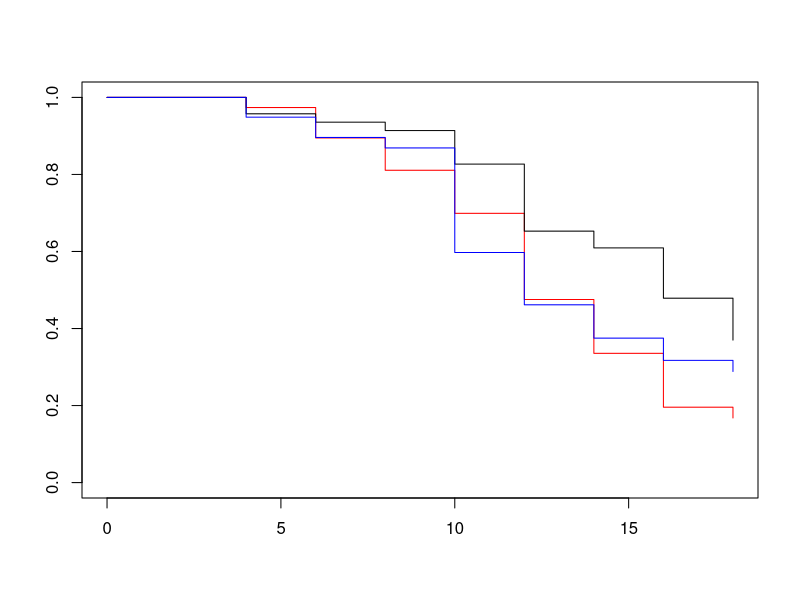
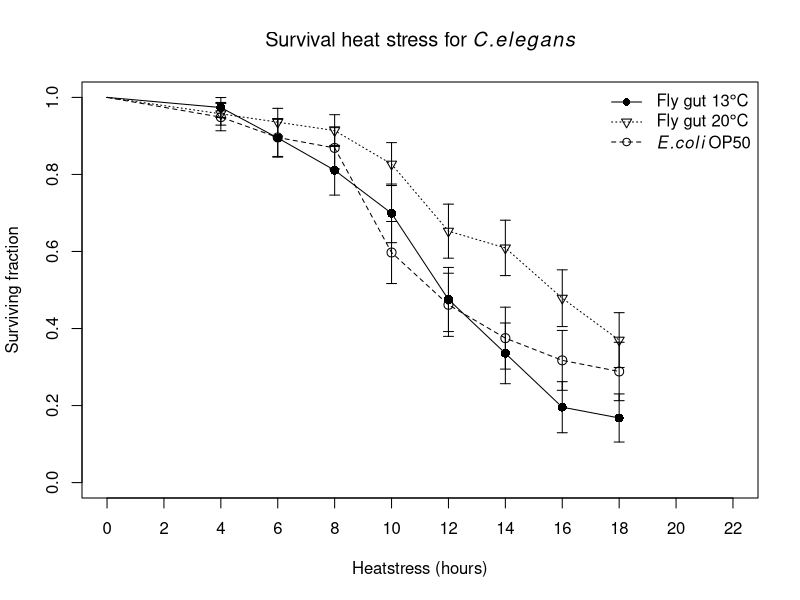
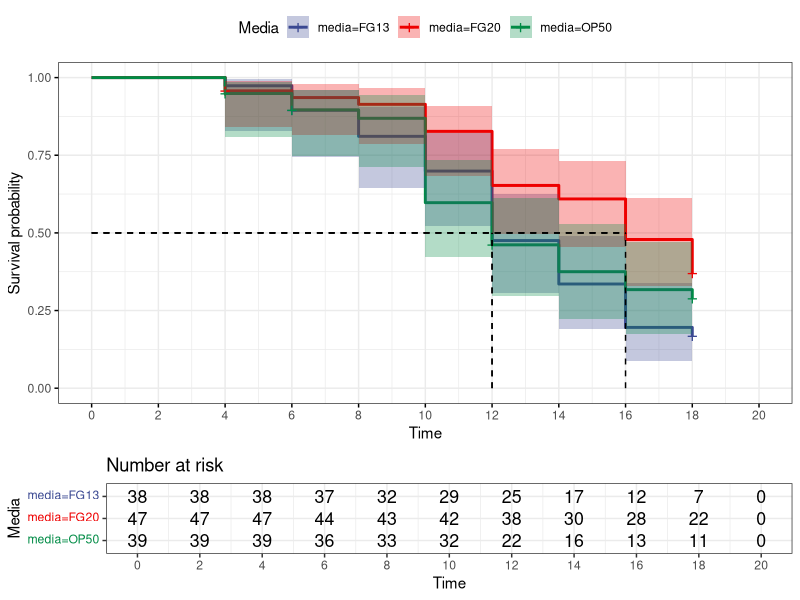
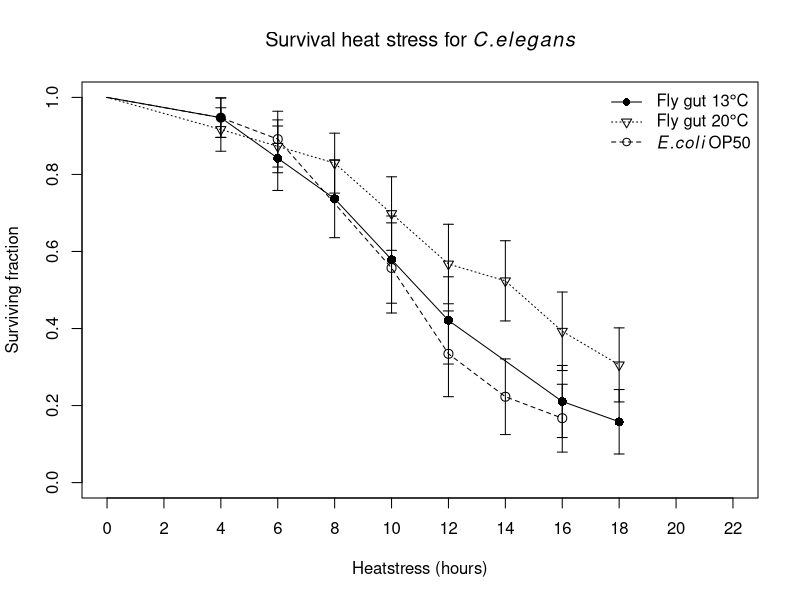
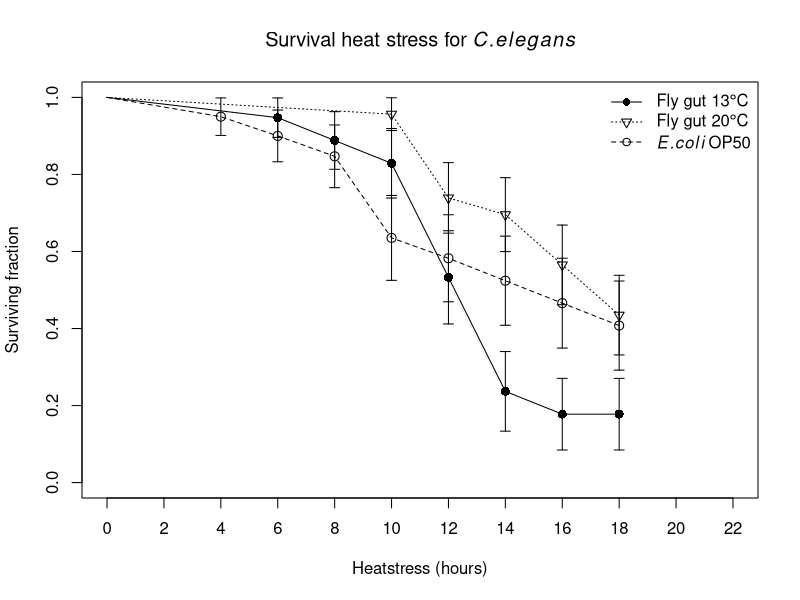
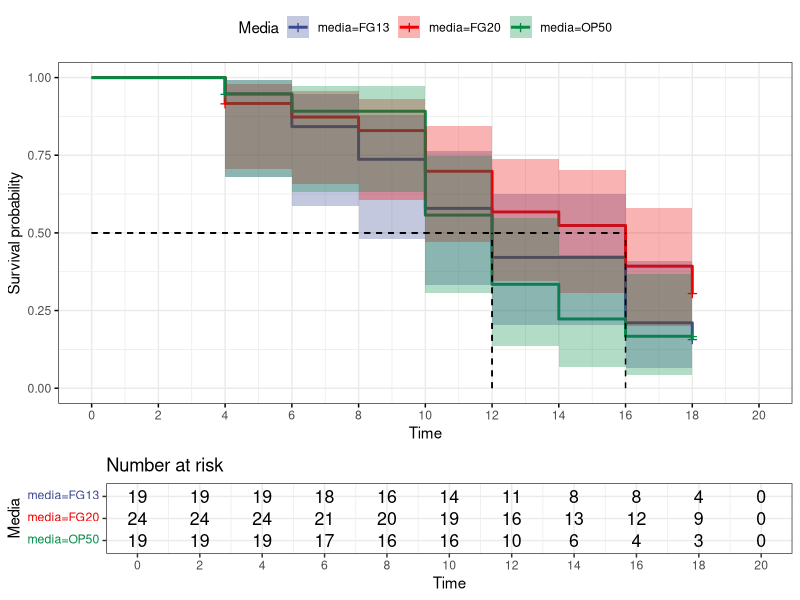
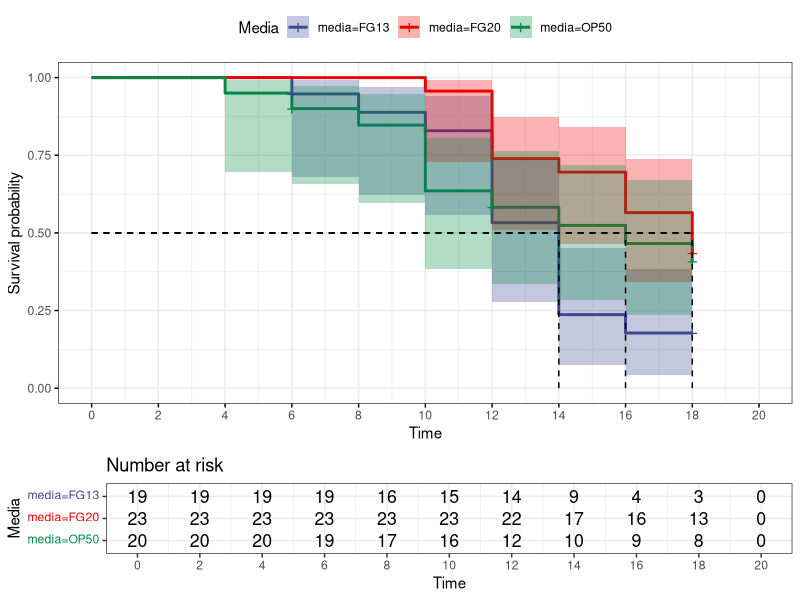

R code for these plots, in order:
## ---- chunk 1
knitr::opts_chunk$set(echo = FALSE)
library(survival) 
library(here)
library(survminer)
## ---- chunk 2
data <- read.table(here('data','Worm_4days.csv'), header = TRUE, sep = ";", dec = ",")
head(data)
## ---- chunk 3
colnames(data)<-c("Time","status","media",'Replicate')
head(data)
## ---- chunk 4
data$Survobj <- with(data,Surv(data$Time, event = data$status))
km <- survfit(Survobj ~ media, data = data,conf.type = "log-log", error = "greenwood")
s_km <- summary(km)
plot(km, col = c("red","black",'blue'))
## ---- chunk 5
df_fly_13 <- data.frame(c(0,s_km$time[1:8]),c(1,s_km$surv[1:8]),
                        c(0,s_km$std.err[1:8]))
colnames(df_fly_13) <- c('Time','Surv','Std.error')
df_fly_20 <- data.frame(c(0,s_km$time[9:16]),c(1,s_km$surv[9:16]),
                        c(0,s_km$std.err[9:16]))
colnames(df_fly_20) <- c('Time','Surv','Std.error')
df_OP50 <- data.frame(c(0,s_km$time[17:24]),c(1,s_km$surv[17:24]),
                        c(0,s_km$std.err[17:24]))
colnames(df_OP50) <- c('Time','Surv','Std.error')

plot(df_fly_13$Time[2:9],df_fly_13$Surv[2:9], pch = 16, cex = 1.2, xlab = 'Heatstress (hours)', 
     ylab = 'Surviving fraction', 
     main = expression('Survival heat stress for'~italic(C.elegans)),
     xlim = c(0,22), ylim = c(0,1), xaxp = c(0,22,11))
lines(df_fly_13$Time,df_fly_13$Surv)
arrows(df_fly_13$Time, df_fly_13$Surv-df_fly_13$Std.error, df_fly_13$Time, 
       df_fly_13$Surv+df_fly_13$Std.error, length=0.05, angle=90, code=3, col = 'black')
points(df_OP50$Time[2:9],df_OP50$Surv[2:9], pch = 1, cex = 1.2)
lines(df_OP50$Time,df_OP50$Surv, lty = 2)
arrows(df_OP50$Time, df_OP50$Surv-df_OP50$Std.error,
      df_OP50$Time, df_OP50$Surv+df_OP50$Std.error, 
      length=0.05, angle=90, code=3, col = 'black')
points(df_fly_20$Time[2:9],df_fly_20$Surv[2:9], pch = 6)
lines(df_fly_20$Time,df_fly_20$Surv,lty = 3)
arrows(df_fly_20$Time, df_fly_20$Surv-df_fly_20$Std.error, df_fly_20$Time, 
       df_fly_20$Surv+df_fly_20$Std.error, length=0.05, angle=90, code=3, col = 'black')
legend('topright', pch = c(16,6,1),lty = c(1,3,2), 
       legend = c(expression('Fly gut 13'*degree*C),
                  expression('Fly gut 20'*degree*C),
                  expression(italic(E.coli) ~ OP50)), bty = 'n')
## ---- chunk 6
ggsurvplot(km,data = data, conf.int = TRUE, ggtheme = theme_bw(),
           risk.table = 0.25, palette ='aaas', surv.median.line = 'hv',legend.title = 'Media',break.x.by = 2) 
## ---- chunk 7
survdiff(Survobj ~media, data = data, rho = 0) 
survdiff(Survobj ~media, data = data, rho = 1) 
fit <- coxph(Survobj ~media, data = data)
summary(fit)
## ---- chunk 8
d1 <- data[data$Replicate == 1,]
d2 <- data[data$Replicate == 2,]
d1$Survobj <- with(d1,Surv(d1$Time, event = d1$status))
d2$Survobj <- with(d2,Surv(d2$Time, event = d2$status))
## ---- chunk 9

km1 <- survfit(Survobj ~ media, data = d1,conf.type = "log-log")
s_km1 <- summary(km1)
km2 <- survfit(Survobj ~ media, data = d2,conf.type = "log-log")
s_km2 <- summary(km2)
df_fly_13 <- data.frame(c(0,s_km1$time[1:7]),c(1,s_km1$surv[1:7]),
                        c(0,s_km1$std.err[1:7]))
colnames(df_fly_13) <- c('Time','Surv','Std.error')
df_fly_20 <- data.frame(c(0,s_km1$time[8:15]),c(1,s_km1$surv[8:15]),
                        c(0,s_km1$std.err[8:15]))
colnames(df_fly_20) <- c('Time','Surv','Std.error')
df_OP50 <- data.frame(c(0,s_km1$time[16:24]),c(1,s_km1$surv[16:24]),
                        c(0,s_km1$std.err[16:24]))
colnames(df_OP50) <- c('Time','Surv','Std.error')

plot(df_fly_13$Time[2:9],df_fly_13$Surv[2:9], pch = 16, cex = 1.2, xlab = 'Heatstress (hours)', 
     ylab = 'Surviving fraction', 
     main = expression('Survival heat stress for'~italic(C.elegans)),
     xlim = c(0,22), ylim = c(0,1), xaxp = c(0,22,11))
lines(df_fly_13$Time,df_fly_13$Surv)
arrows(df_fly_13$Time, df_fly_13$Surv-df_fly_13$Std.error, df_fly_13$Time, 
       df_fly_13$Surv+df_fly_13$Std.error, length=0.05, angle=90, code=3, col = 'black')
points(df_OP50$Time[2:9],df_OP50$Surv[2:9], pch = 1, cex = 1.2)
lines(df_OP50$Time,df_OP50$Surv, lty = 2)
arrows(df_OP50$Time, df_OP50$Surv-df_OP50$Std.error,
      df_OP50$Time, df_OP50$Surv+df_OP50$Std.error, 
      length=0.05, angle=90, code=3, col = 'black')
points(df_fly_20$Time[2:9],df_fly_20$Surv[2:9], pch = 6)
lines(df_fly_20$Time,df_fly_20$Surv,lty = 3)
arrows(df_fly_20$Time, df_fly_20$Surv-df_fly_20$Std.error, df_fly_20$Time, 
       df_fly_20$Surv+df_fly_20$Std.error, length=0.05, angle=90, code=3, col = 'black')
legend('topright', pch = c(16,6,1),lty = c(1,3,2), 
       legend = c(expression('Fly gut 13'*degree*C),
                  expression('Fly gut 20'*degree*C),
                  expression(italic(E.coli) ~ OP50)), bty = 'n')

df_fly_13 <- data.frame(c(0,s_km2$time[1:6],18),
                        c(1,s_km2$surv[1:6],s_km2$surv[6]),
                        c(0,s_km2$std.err[1:6],s_km2$std.err[6]))
colnames(df_fly_13) <- c('Time','Surv','Std.error')
df_fly_20 <- data.frame(c(0,s_km2$time[7:11]),c(1,s_km2$surv[7:11]),
                        c(0,s_km2$std.err[7:11]))
colnames(df_fly_20) <- c('Time','Surv','Std.error')
df_OP50 <- data.frame(c(0,s_km2$time[12:19]),c(1,s_km2$surv[12:19]),
                        c(0,s_km2$std.err[12:19]))
colnames(df_OP50) <- c('Time','Surv','Std.error')

plot(df_fly_13$Time[2:8],df_fly_13$Surv[2:8],
     pch = 16, cex = 1.2, xlab = 'Heatstress (hours)', 
     ylab = 'Surviving fraction', 
     main = expression('Survival heat stress for'~italic(C.elegans)),
     xlim = c(0,22), ylim = c(0,1), xaxp = c(0,22,11))
lines(df_fly_13$Time,df_fly_13$Surv)
arrows(df_fly_13$Time, df_fly_13$Surv-df_fly_13$Std.error, df_fly_13$Time, 
       df_fly_13$Surv+df_fly_13$Std.error, length=0.05, angle=90, code=3, col = 'black')
points(df_OP50$Time[2:9],df_OP50$Surv[2:9], pch = 1, cex = 1.2)
lines(df_OP50$Time,df_OP50$Surv, lty = 2)
arrows(df_OP50$Time, df_OP50$Surv-df_OP50$Std.error,
      df_OP50$Time, df_OP50$Surv+df_OP50$Std.error, 
      length=0.05, angle=90, code=3, col = 'black')
points(df_fly_20$Time[2:9],df_fly_20$Surv[2:9], pch = 6)
lines(df_fly_20$Time,df_fly_20$Surv,lty = 3)
arrows(df_fly_20$Time, df_fly_20$Surv-df_fly_20$Std.error, df_fly_20$Time, 
       df_fly_20$Surv+df_fly_20$Std.error, length=0.05, angle=90, code=3, col = 'black')
legend('topright', pch = c(16,6,1),lty = c(1,3,2), 
       legend = c(expression('Fly gut 13'*degree*C),
                  expression('Fly gut 20'*degree*C),
                  expression(italic(E.coli) ~ OP50)), bty = 'n')
## ---- chunk 10
ggsurvplot(km1,data = data, conf.int = TRUE, ggtheme = theme_bw(),
           risk.table = 0.25, palette ='aaas', surv.median.line = 'hv',
           legend.title = 'Media',break.x.by = 2) 
ggsurvplot(km2,data = data, conf.int = TRUE, ggtheme = theme_bw(),
           risk.table = 0.25, palette ='aaas', surv.median.line = 'hv',
           legend.title = 'Media',break.x.by = 2) 
## ---- chunk 11
survdiff(Survobj ~media, data = d1, rho = 0) 
survdiff(Survobj ~media, data = d1, rho = 1) 
fit <- coxph(Survobj ~media, data = d1)
summary(fit)
survdiff(Survobj ~media, data = d2, rho = 0) 
survdiff(Survobj ~media, data = d2, rho = 1) 
fit <- coxph(Survobj ~media, data = d2)
summary(fit)
